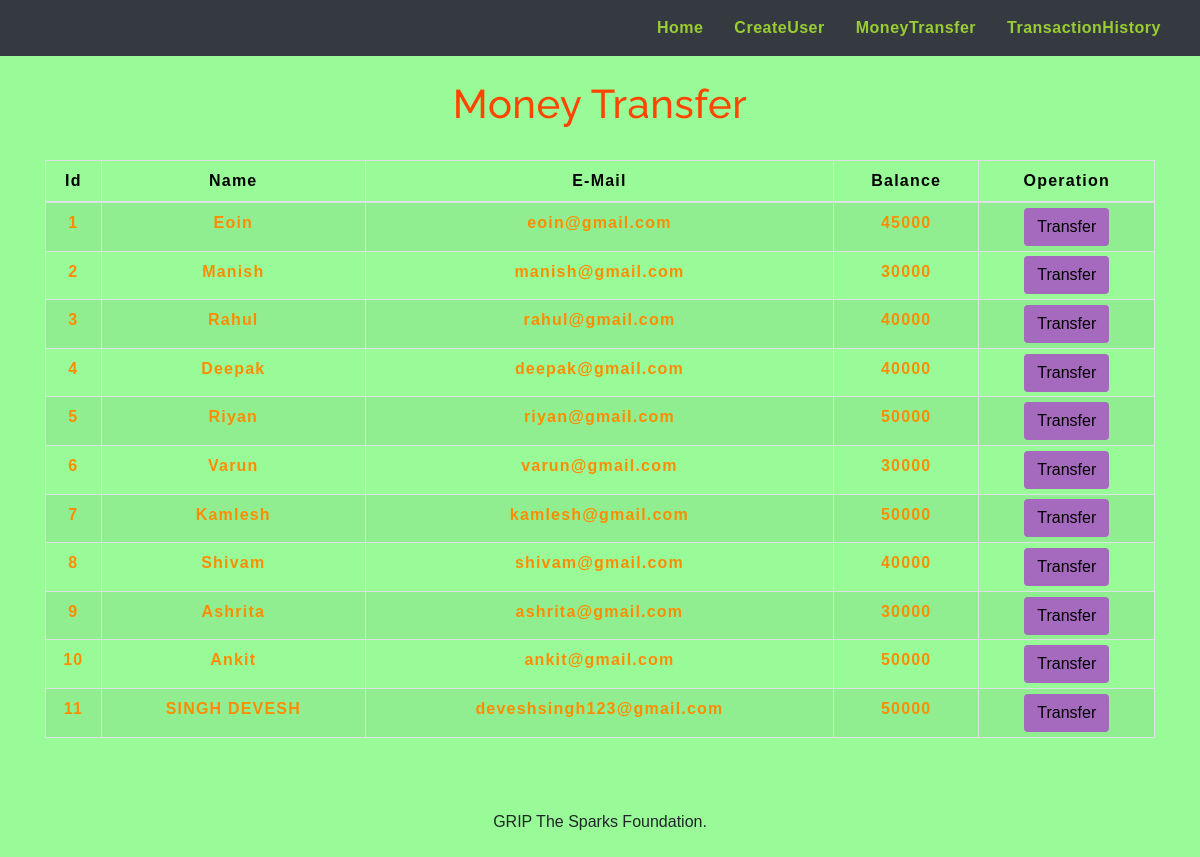
The app's page /transfermoney.php with its own data.
### tables this page shows
CREATE TABLE `users` (
  `id` int(3) NOT NULL,
  `name` text NOT NULL,
  `email` varchar(30) NOT NULL,
  `balance` int(8) NOT NULL
);

### transfermoney.php (the view, shortened to what this page needs)
<!DOCTYPE html>
<html lang="en">
<head>
    <link rel="stylesheet" href="https://maxcdn.bootstrapcdn.com/bootstrap/4.0.0/css/bootstrap.min.css">
    <link rel="stylesheet" type="text/css" href="css/table.css">
    <link rel="stylesheet" type="text/css" href="css/navbar.css">
</head>
<body style="background-color : #98FB98;">
    <?php
    include 'config.php';
    $sql = "SELECT * FROM users";
    $result = mysqli_query($conn, $sql);
    ?>
    <?php
    include 'navbar.php';
    ?>
    <div class="container">
        <h2 class="text-center pt-4" style="color : #FF4500;">Money Transfer</h2>
        <br>
        <div class="row">
            <div class="col">
                <div class="table-responsive-sm">
                    <table class="table table-hover table-sm table-striped table-condensed table-bordered" style="border-color:black;">
                        <thead style="color : black;">
                            <tr>
                                <th scope="col" class="text-center py-2">Id</th>
                                <th scope="col" class="text-center py-2">Name</th>
                                <th scope="col" class="text-center py-2">E-Mail</th>
                                <th scope="col" class="text-center py-2">Balance</th>
                                <th scope="col" class="text-center py-2">Operation</th>
                            </tr>
                        </thead>
                        <tbody>
                            <?php
                            while ($rows = mysqli_fetch_assoc($result)) {
                            ?>
                                <tr style="color : #FF8C00;">
                                    <td class="py-2"><b><?php echo $rows['id'] ?></b></td>
                                    <td class="py-2"><b><?php echo $rows['name'] ?></b></td>
                                    <td class="py-2"><b><?php echo $rows['email'] ?></b></td>
                                    <td class="py-2"><b><?php echo $rows['balance'] ?></b></td>
                                    <td><a href="selecteduserdetail.php?id= <?php echo $rows['id']; ?>"> <button type="button" class="btn" style="background-color : #A569BD;">Transfer</button></a></td>
                                </tr>
                            <?php
                            }
                            ?>
                        </tbody>
                    </table>
                </div>
            </div>
        </div>
    </div>
    <footer class="text-center mt-5 py-2">
        <p>GRIP The Sparks Foundation.</p>
    </footer>
</body>
</html>

### navbar.php (shortened to what this page needs)
<nav class="navbar navbar-expand-md navbar-light bg-dark">
    <div class="collapse navbar-collapse" id="collapsibleNavbar">
        <ul class="navbar-nav ml-auto">
            <li class="nav-item">
                <a href="index.php" class="nav-link" style="color: #9ACD32 ;"><b>Home</b></a>
            </li>
            <li class="nav-item">
                <a href="createuser.php" class="nav-link" style="color: #9ACD32 ;"><b>CreateUser</b></a>
            </li>
            <li class="nav-item">
                <a href="transfermoney.php" class="nav-link" style="color: #9ACD32 ;"><b>MoneyTransfer</b></a>
            </li>
            <li class="nav-item">
                <a href="transactionhistory.php" class="nav-link" style="color: #9ACD32 ;"><b>TransactionHistory</b></a>
            </li>
        </ul>
    </div>
</nav>

### table.css (style rules this page uses)
* { padding: 0; margin: 0; box-sizing: border-box; font-family: sans-serif; }
h2 { font-size: 40px; }
table { letter-spacing: 1.2px; }
td { text-align: center; }
button { border:none; background: #eb6f6f; transition: 1s; }

### navbar.css (style rules this page uses)
.nav-link { margin-right: 15px; color:#639ce7; letter-spacing:0.5px; word-spacing:3px; transition: 0.5s; }
h2 { color: #990000; letter-spacing: 0.5px; font-family: raleway; }

### transfermoney.php (style rules this page uses)
button { transition: 1.5s; }

### records on screen
users: id "1", name "Eoin", email "eoin@gmail.com", balance "45000"
users: id "2", name "Manish", email "manish@gmail.com", balance "30000"
users: id "3", name "Rahul", email "rahul@gmail.com", balance "40000"
users: id "4", name "Deepak", email "deepak@gmail.com", balance "40000"
users: id "5", name "Riyan", email "riyan@gmail.com", balance "50000"
users: id "6", name "Varun", email "varun@gmail.com", balance "30000"
users: id "7", name "Kamlesh", email "kamlesh@gmail.com", balance "50000"
users: id "8", name "Shivam", email "shivam@gmail.com", balance "40000"
users: id "9", name "Ashrita", email "ashrita@gmail.com", balance "30000"
users: id "10", name "Ankit", email "ankit@gmail.com", balance "50000"
users: id "11", name "SINGH DEVESH", email "deveshsingh123@gmail.com", balance "50000"
